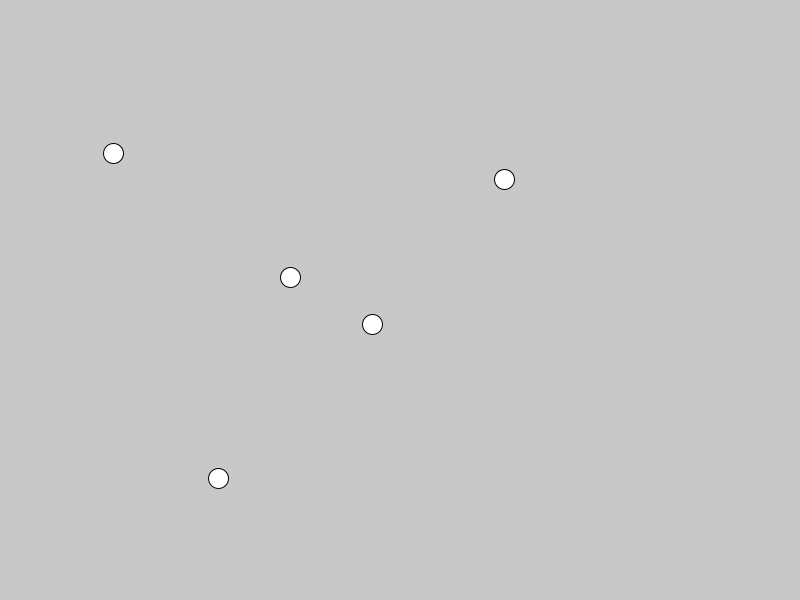
Frame 1 (no input)
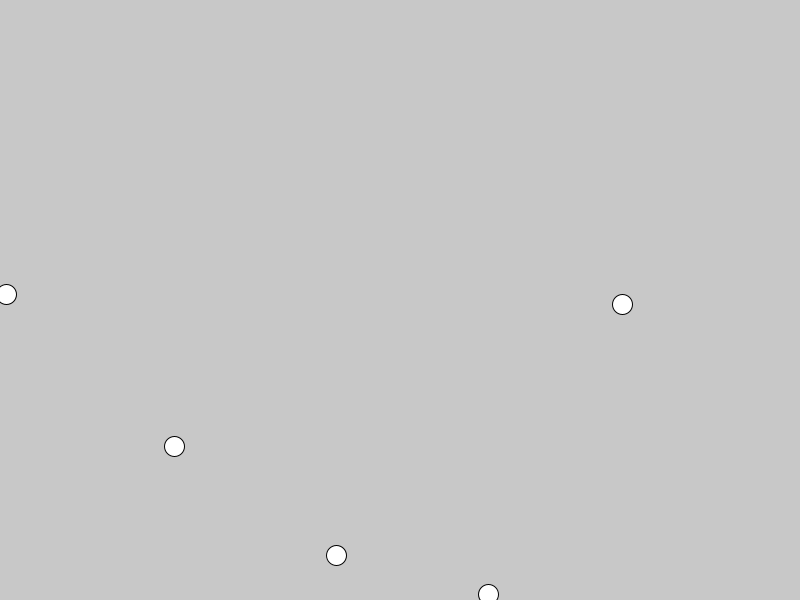
Frame 60 (the mouse pressed at the canvas centre just before this capture)
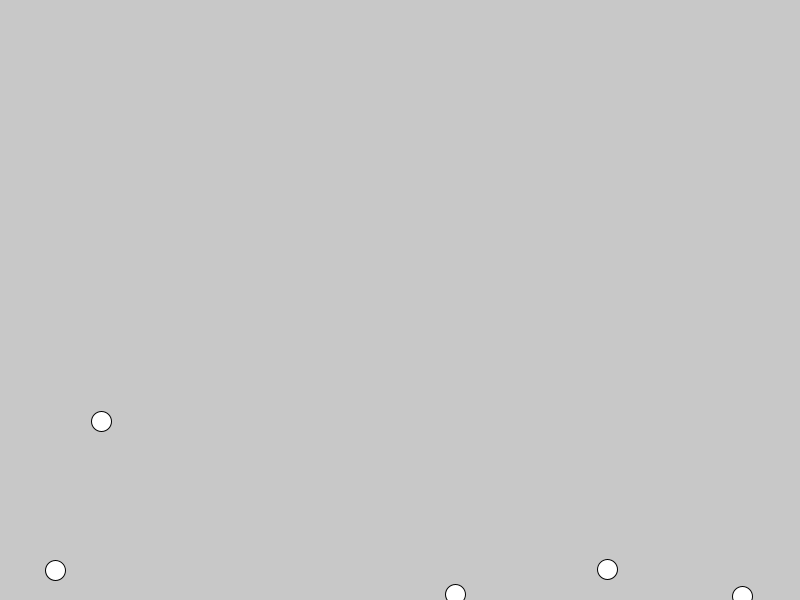
Frame 120 (the mouse held since frame 60 and released just before this capture)

The Processing sketch that drew these frames (run headless with seeded random() and noise(); from frame 60 on, the mouse is pressed at the canvas centre):

// Processing sketch: Gravitation
// ── Gravitation.pde
PVector grav = new PVector(0, 6.734);

Mover[] movers = new Mover[5];

long lastMillis = 0L;

void setup() {
  size(800, 600);

  for ( int i = 0; i < movers.length; i++ ) {
    movers[i] = new Mover(random(50, 750), random(50, 550), random(10.0,100.0), PVector.random2D().mult(2.0));
  }
}

void draw() {
  background(200);

  for ( Mover mover : movers ) {
    mover.applyForce(grav);
    mover.update();

    if ( mover.getPosition().x <= 0 || mover.getPosition().x >= width ) {
      mover.getPosition().x = constrain(mover.getPosition().x, 0, width);
      mover.getVelocity().x *= -1.0;
    }
    // Abprallen vom Boden
    if ( mover.getPosition().y >= height ) { //<>//
      mover.getPosition().y = height;
      mover.getVelocity().y *= -1.0*constrain((100-mover.getMass())/100, 0.1, 0.98); // -1.0; //<>//
      
      //mover.applyForce(new PVector(0.0,-1.0).setMag(mover.getVelocity().mag()*10.0/mover.getMass()));
    } //<>//
  }

  for ( Mover mover : movers ) {
    mover.draw();
  }
}

// ── Mover.pde
public class Mover {

  /**
   * Größe der Objekte in der Simulation.
   */
  public static final int SIZE = 20;
  
  /**
   * Masse des Objektes.
   */
  protected float mass = 10.0;

  /**
   * Momentane position des Objektes.
   */
  private PVector position;

  /**
   * Momentane Geschwindigkeit des Objektes.
   */
  private PVector velocity;

  /**
   * Momentane Beschleunigung des Objektes.
   */
  private PVector acceleration = new PVector();
  
  private float size = SIZE;

  /**
   * Erstellt einen Mover an der angegebenen Position mit der momentanen
   * Geschwindigkeit <code>(0, 0)</code>.
   *
   * @param pX x-Position des Objektes.
   * @param pY y-Position des Objektes.
   */
  public Mover( float pX, float pY ) {
    this(pX, pY, new PVector());
  }


  /**
   * Erstellt einen <code>Attractor</code> an der angegebenen Position mit der angegebenen
   * Masse.
   *
   * @param pX    x-Koordinate des Objektes.
   * @param pY    y-Koordinate des Objektes.
   * @param pMass Masse des Objektes.
   */
  public Mover( float pX, float pY, float pMass ) {
    this(pX, pY, pMass, new PVector());
  }

  /**
   * Erstellt einen Mover an der angegebenen Position mit der angegebenen
   * Initialgeschwindigkeit.
   *
   * @param pX        x-Position des Objektes.
   * @param pY        y-Position des Objektes.
   * @param pVelocity Momentane Geschwindigkeit des Objektes.
   */
  public Mover( float pX, float pY, PVector pVelocity ) {
    position = new PVector(pX, pY);
    velocity = pVelocity.copy();
  }

  /**
   * Erstellt einen <code>Attractor</code> an der angegebenen Position
   *
   * @param pX        x-Koordinate des Objektes.
   * @param pY        y-Koordinate des Objektes.
   * @param pMass     Masse des Objektes.
   * @param pVelocity Initialgeschwindigkeit des Objektes.
   */
  public Mover( float pX, float pY, float pMass, PVector pVelocity ) {
    position = new PVector(pX, pY);
    mass = pMass;
    velocity = pVelocity.copy();
  }

  /**
   * Gibt die Masse des Objektes zurück.
   *
   * @return Die Masse des Objektes.
   */
  public float getMass() {
    return mass;
  }
  
  public PVector getPosition() {
    return position;
  }

  /**
   * Gibt die momentane Geschwindigkeit zurück.
   * @return Die momentane Geschwindigkeit als Vektor.
   */
  public PVector getVelocity() {
    return velocity;
  }

  /**
   * Setzt die momentane Geschwindigkeit des Objektes.
   *
   * @param pDx Momentane Geschwindigkeit in x-Richtung.
   * @param pDy Momentane Geschwindigkeit in y-Richtung.
   */
  public void setVelocity( float pDx, float pDy ) {
    velocity.set(pDx, pDy);
  }

  /**
   * Addiert eine Kraft zur momentanen Beschleunigung des Objektes. Die
   * Beschleunigung wird einmal pro Update auf die Geschwindigkeit angewandt
   * und dann wieder auf <code>(0, 0)</code> gesetzt.
   *
   * @param force Ein Vektor, der die Kraft darstellt.
   */
  public void applyForce( PVector force ) {
    acceleration.add(PVector.div(force, mass));
  }

  /**
   * Aktualisiert die momentante Geschwindigkeit und Position des Objektes und
   * setzt die Beschleunigung zurück.
   *
   * @param delta Zeitintervall seit dem letzten Aufruf (in Sekunden).
   */
  public void update() {
    velocity.add(acceleration);
    acceleration.mult(0.0);

    this.position.x += velocity.x;
    this.position.y += velocity.y;
  }

  public void draw() {
    stroke(0);
    fill(255);
    circle(position.x, position.y, size);
  }

}
